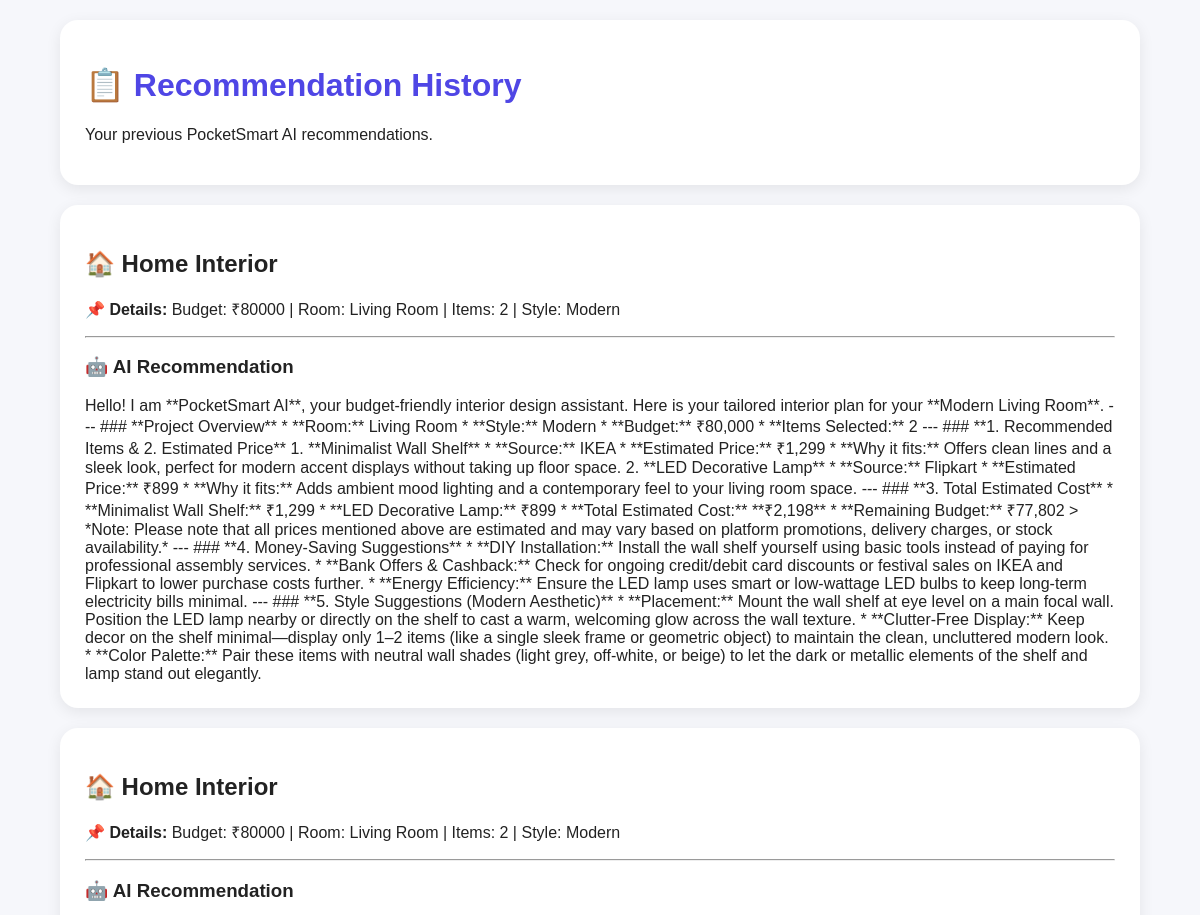
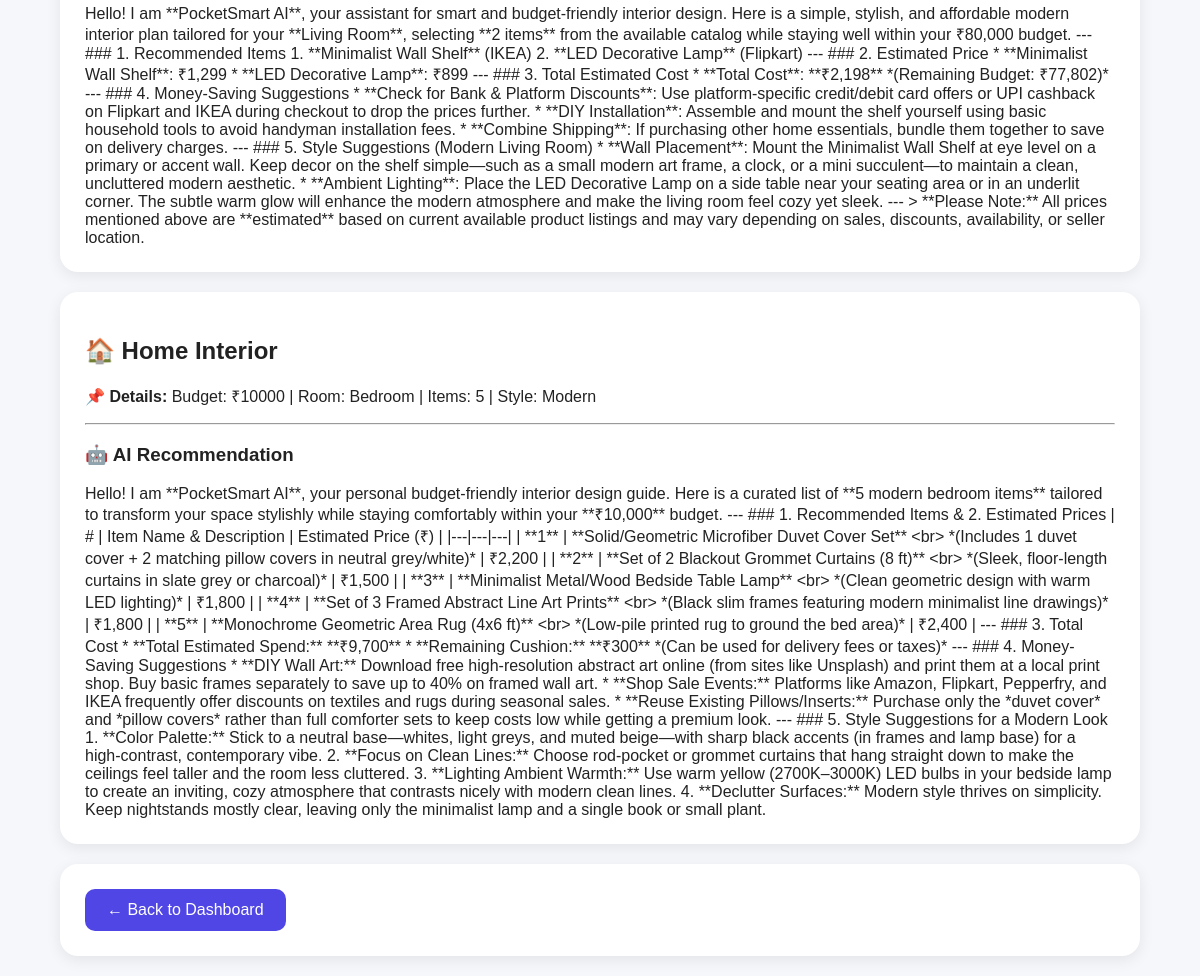
Screenshot of /history (signed in) with the database file from the repository (2 pictures, top to bottom).
### tables this page shows
CREATE TABLE history (
            id INTEGER PRIMARY KEY AUTOINCREMENT,
            user_email TEXT,
            planner TEXT,
            details TEXT,
            recommendation TEXT
        );

### main.py (the view)
@app.get("/history")
def history(request: Request):
    email = request.cookies.get(
        "user_email"
    )
    if not email:
        return RedirectResponse(
            url="/login",
            status_code=303
        )
    connection = sqlite3.connect(
        DATABASE
    )
    cursor = connection.cursor()
    cursor.execute(
        """
        SELECT
            planner,
            details,
            recommendation
        FROM history
        WHERE user_email = ?
        ORDER BY id DESC
        """,
        (email,)
    )
    records = cursor.fetchall()
    connection.close()
    return templates.TemplateResponse(
        request=request,
        name="history.html",
        context={
            "history": records
        }
    )

### services/models/templates/history.html (shortened to what this page needs)
<!DOCTYPE html>
<html lang="en">
<head>
    <link rel="stylesheet"
          href="/static/css/style.css">
</head>
<body>
<div class="container">
    <div class="card">
        <h1>📋 Recommendation History</h1>
        <p>
            Your previous PocketSmart AI recommendations.
        </p>
    </div>
    {% if history %}
        {% for item in history %}
        <div class="card">
            <h2>
                {% if item[0] == "Home Interior" %}
                    🏠 Home Interior
                {% elif item[0] == "Party Planner" %}
                    🎉 Party Planner
                {% else %}
                    💎 Jewelry Recommendation
                {% endif %}
            </h2>
            <p>
                <strong>📌 Details:</strong>
                {{ item[1] }}
            </p>
            <hr>
            <h3>🤖 AI Recommendation</h3>
            <div class="result">
                {{ item[2] }}
            </div>
        </div>
        {% endfor %}
    {% endif %}
    <div class="card">
        <a href="/dashboard">
            <button>
                ← Back to Dashboard
            </button>
        </a>
    </div>
</div>
</body>
</html>

### static/css/style.css (style rules this page uses)
body { margin: 0; font-family: Arial, sans-serif; background: #f6f7fb; color: #222; }
.container { width: 90%; max-width: 1100px; margin: auto; }
h1 { color: #4f46e5; }
button { background: #4f46e5; color: white; border: none; padding: 12px 22px; border-radius: 10px; cursor: pointer; font-size: 16px; }
.card { background: white; padding: 25px; margin: 20px 0; border-radius: 18px; box-shadow: 0 4px 15px rgba(0, 0, 0, 0.08); }
a { color: #4f46e5; text-decoration: none; }

### rows the page displays
history: planner "🏠 Home Interior", details "Budget: ₹80000 | Room: Living Room | Items: 2 | Style: Modern", recommendation "Hello! I am **PocketSmart AI**, your budget-friendly interior design assistant. Here is your tailored interior plan for your **Modern Living Room**. --- ### **Project Overview** * **Room:** Living Room * **Style:** Modern * **Budget:** ₹80,000 * **Items Selected:** 2 --- ### **1. Recommended Items & 2. Estimated Price** 1. **Minimalist Wall Shelf** * **Source:** IKEA * **Estimated Price:** ₹1,299 * **Why it fits:** Offers clean lines and a sleek look, perfect for modern accent displays without taking up floor space. 2. **LED Decorative Lamp** * **Source:** Flipkart * **Estimated Price:** ₹899 * **Why it fits:** Adds ambient mood lighting and a contemporary feel to your living room space.…"
history: planner "🏠 Home Interior", details "Budget: ₹80000 | Room: Living Room | Items: 2 | Style: Modern", recommendation "Hello! I am **PocketSmart AI**, your assistant for smart and budget-friendly interior design. Here is a simple, stylish, and affordable modern interior plan tailored for your **Living Room**, selecting **2 items** from the available catalog while staying well within your ₹80,000 budget. --- ### 1. Recommended Items 1. **Minimalist Wall Shelf** (IKEA) 2. **LED Decorative Lamp** (Flipkart) --- ### 2. Estimated Price * **Minimalist Wall Shelf**: ₹1,299 * **LED Decorative Lamp**: ₹899 --- ### 3. Total Estimated Cost * **Total Cost**: **₹2,198** *(Remaining Budget: ₹77,802)* --- ### 4. Money-Saving Suggestions * **Check for Bank & Platform Discounts**: Use platform-specific credit/debit card…"
history: planner "🏠 Home Interior", details "Budget: ₹10000 | Room: Bedroom | Items: 5 | Style: Modern", recommendation "Hello! I am **PocketSmart AI**, your personal budget-friendly interior design guide. Here is a curated list of **5 modern bedroom items** tailored to transform your space stylishly while staying comfortably within your **₹10,000** budget. --- ### 1. Recommended Items & 2. Estimated Prices | # | Item Name & Description | Estimated Price (₹) | |---|---|---| | **1** | **Solid/Geometric Microfiber Duvet Cover Set** <br> *(Includes 1 duvet cover + 2 matching pillow covers in neutral grey/white)* | ₹2,200 | | **2** | **Set of 2 Blackout Grommet Curtains (8 ft)** <br> *(Sleek, floor-length curtains in slate grey or charcoal)* | ₹1,500 | | **3** | **Minimalist Metal/Wood Bedside Table Lamp** <br>…"
